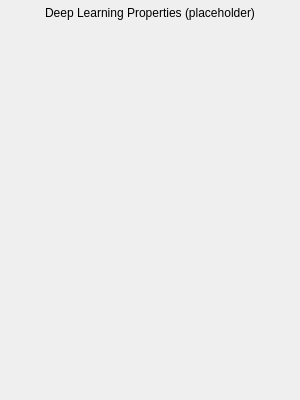
<?xml version="1.0" encoding="UTF-8"?>
<ui version="4.0">
 <class>DeepLearningPropertiesWidget</class>
 <widget class="QWidget" name="DeepLearningPropertiesWidget">
  <property name="geometry">
   <rect>
    <x>0</x>
    <y>0</y>
    <width>300</width>
    <height>400</height>
   </rect>
  </property>
  <property name="windowTitle">
   <string>Deep Learning Properties</string>
  </property>
  <layout class="QVBoxLayout" name="main_layout">
   <property name="spacing">
    <number>6</number>
   </property>
   <property name="leftMargin">
    <number>6</number>
   </property>
   <property name="topMargin">
    <number>6</number>
   </property>
   <property name="rightMargin">
    <number>6</number>
   </property>
   <property name="bottomMargin">
    <number>6</number>
   </property>
   <item>
    <widget class="QLabel" name="placeholder_label">
     <property name="text">
      <string>Deep Learning Properties (placeholder)</string>
     </property>
     <property name="alignment">
      <set>Qt::AlignCenter</set>
     </property>
    </widget>
   </item>
   <item>
    <spacer name="vertical_spacer">
     <property name="orientation">
      <enum>Qt::Vertical</enum>
     </property>
     <property name="sizeHint" stdset="0">
      <size>
       <width>20</width>
       <height>40</height>
      </size>
     </property>
    </spacer>
   </item>
  </layout>
 </widget>
 <resources/>
 <connections/>
</ui>
